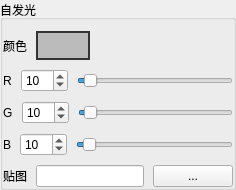
                    <widget class="QGroupBox" name="emitpanel">
                     <property name="sizePolicy">
                      <sizepolicy hsizetype="Preferred" vsizetype="Preferred">
                       <horstretch>0</horstretch>
                       <verstretch>0</verstretch>
                      </sizepolicy>
                     </property>
                     <property name="title">
                      <string>自发光</string>
                     </property>
                     <property name="flat">
                      <bool>true</bool>
                     </property>
                     <layout class="QVBoxLayout" name="verticalLayout_13">
                      <property name="spacing">
                       <number>9</number>
                      </property>
                      <property name="leftMargin">
                       <number>0</number>
                      </property>
                      <property name="rightMargin">
                       <number>0</number>
                      </property>
                      <property name="bottomMargin">
                       <number>0</number>
                      </property>
                      <item>
                       <layout class="QHBoxLayout" name="horizontalLayout_30">
                        <item>
                         <widget class="QLabel" name="label_31">
                          <property name="text">
                           <string>颜色</string>
                          </property>
                         </widget>
                        </item>
                        <item>
                         <widget class="QPushButton" name="emitbutton">
                          <property name="styleSheet">
                           <string notr="true">border:2px solid #333333;
border-radius:0;
background-color:#bbbbbb;
width:50px;
height:25px;</string>
                          </property>
                          <property name="text">
                           <string/>
                          </property>
                         </widget>
                        </item>
                        <item>
                         <spacer name="horizontalSpacer_8">
                          <property name="orientation">
                           <enum>Qt::Horizontal</enum>
                          </property>
                          <property name="sizeHint" stdset="0">
                           <size>
                            <width>40</width>
                            <height>20</height>
                           </size>
                          </property>
                         </spacer>
                        </item>
                       </layout>
                      </item>
                      <item>
                       <layout class="QHBoxLayout" name="horizontalLayout_32">
                        <item>
                         <widget class="QLabel" name="label_16">
                          <property name="text">
                           <string>R</string>
                          </property>
                          <property name="buddy">
                           <cstring>specR</cstring>
                          </property>
                         </widget>
                        </item>
                        <item>
                         <widget class="QSpinBox" name="emitR">
                          <property name="maximum">
                           <number>255</number>
                          </property>
                          <property name="value">
                           <number>10</number>
                          </property>
                         </widget>
                        </item>
                        <item>
                         <widget class="QSlider" name="emitRslider">
                          <property name="maximum">
                           <number>255</number>
                          </property>
                          <property name="value">
                           <number>10</number>
                          </property>
                          <property name="orientation">
                           <enum>Qt::Horizontal</enum>
                          </property>
                         </widget>
                        </item>
                       </layout>
                      </item>
                      <item>
                       <layout class="QHBoxLayout" name="horizontalLayout_35">
                        <item>
                         <widget class="QLabel" name="label_17">
                          <property name="text">
                           <string>G</string>
                          </property>
                          <property name="buddy">
                           <cstring>specG</cstring>
                          </property>
                         </widget>
                        </item>
                        <item>
                         <widget class="QSpinBox" name="emitG">
                          <property name="maximum">
                           <number>255</number>
                          </property>
                          <property name="value">
                           <number>10</number>
                          </property>
                         </widget>
                        </item>
                        <item>
                         <widget class="QSlider" name="emitGslider">
                          <property name="maximum">
                           <number>255</number>
                          </property>
                          <property name="value">
                           <number>10</number>
                          </property>
                          <property name="orientation">
                           <enum>Qt::Horizontal</enum>
                          </property>
                         </widget>
                        </item>
                       </layout>
                      </item>
                      <item>
                       <layout class="QHBoxLayout" name="horizontalLayout_38">
                        <item>
                         <widget class="QLabel" name="label_18">
                          <property name="text">
                           <string>B</string>
                          </property>
                          <property name="buddy">
                           <cstring>specB</cstring>
                          </property>
                         </widget>
                        </item>
                        <item>
                         <widget class="QSpinBox" name="emitB">
                          <property name="maximum">
                           <number>255</number>
                          </property>
                          <property name="value">
                           <number>10</number>
                          </property>
                         </widget>
                        </item>
                        <item>
                         <widget class="QSlider" name="emitBslider">
                          <property name="maximum">
                           <number>255</number>
                          </property>
                          <property name="value">
                           <number>10</number>
                          </property>
                          <property name="orientation">
                           <enum>Qt::Horizontal</enum>
                          </property>
                         </widget>
                        </item>
                       </layout>
                      </item>
                      <item>
                       <layout class="QHBoxLayout" name="horizontalLayout_41">
                        <item>
                         <widget class="QLabel" name="label_19">
                          <property name="text">
                           <string>贴图</string>
                          </property>
                          <property name="buddy">
                           <cstring>spectexpath</cstring>
                          </property>
                         </widget>
                        </item>
                        <item>
                         <widget class="QLineEdit" name="emittexpath"/>
                        </item>
                        <item>
                         <widget class="QPushButton" name="emittexbutton">
                          <property name="text">
                           <string>...</string>
                          </property>
                         </widget>
                        </item>
                       </layout>
                      </item>
                     </layout>
                    </widget>
